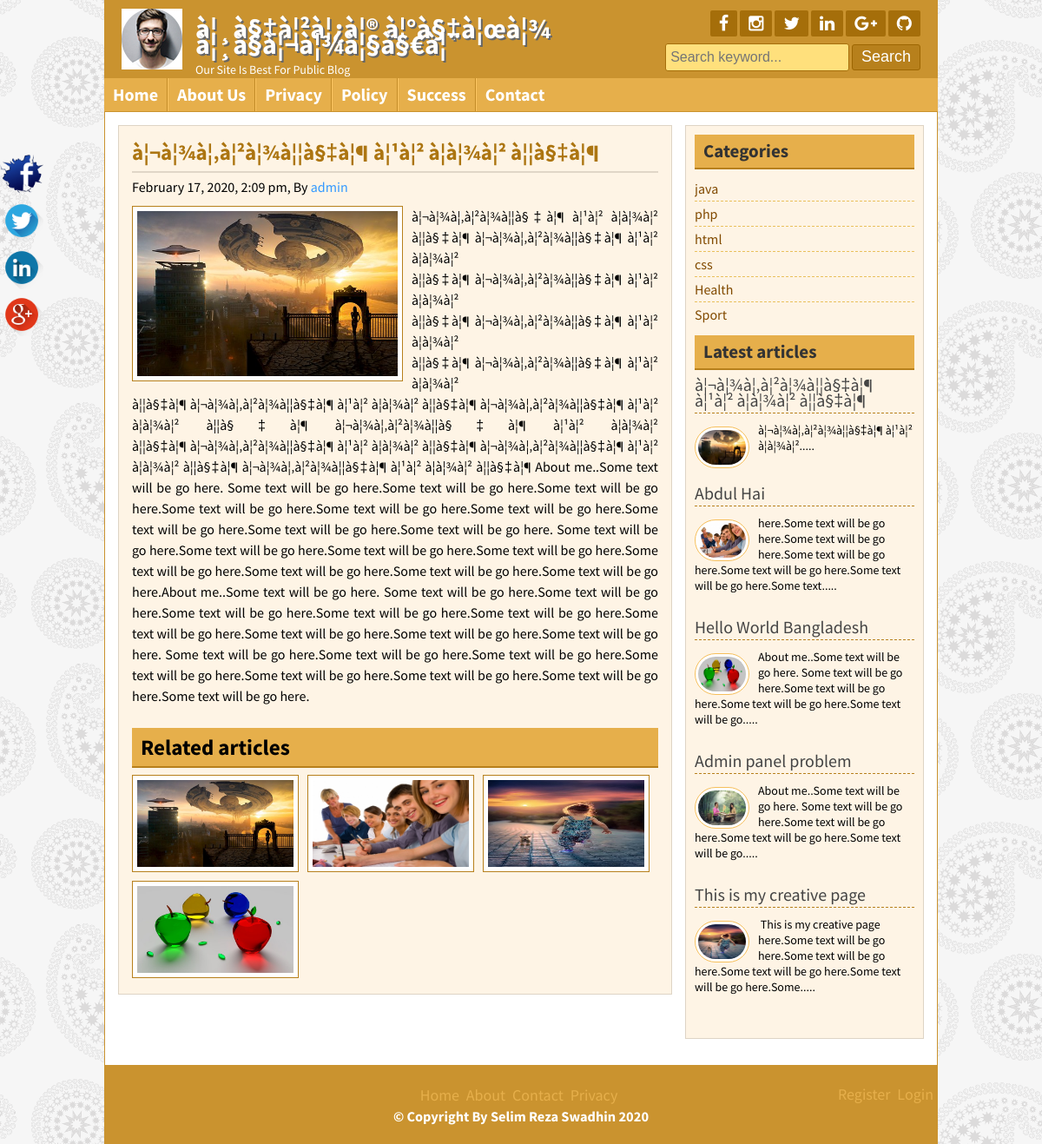
Page /post.php?id=22 on the committed database.
### tables this page shows
CREATE TABLE `tbl_slogan` (
  `id` int(11) NOT NULL,
  `title` varchar(255) NOT NULL,
  `slogan` varchar(255) NOT NULL,
  `logo` varchar(255) NOT NULL
);

CREATE TABLE `tbl_social` (
  `id` int(11) NOT NULL,
  `fb` varchar(255) NOT NULL,
  `ins` varchar(255) NOT NULL,
  `tw` varchar(255) NOT NULL,
  `ln` varchar(255) NOT NULL,
  `gp` varchar(255) NOT NULL,
  `git` varchar(255) NOT NULL
);

CREATE TABLE `tbl_page` (
  `id` int(11) NOT NULL,
  `name` varchar(255) NOT NULL,
  `body` text NOT NULL
);

CREATE TABLE `tbl_post` (
  `id` int(11) NOT NULL,
  `cat` int(11) NOT NULL,
  `title` varchar(255) NOT NULL,
  `body` text NOT NULL,
  `image` varchar(255) NOT NULL,
  `author` varchar(255) NOT NULL,
  `tags` varchar(255) NOT NULL,
  `description` text NOT NULL,
  `date` timestamp NOT NULL DEFAULT current_timestamp(),
  `userid` int(11) NOT NULL
);

CREATE TABLE `tbl_category` (
  `id` int(11) NOT NULL,
  `name` varchar(255) NOT NULL
);

CREATE TABLE `tbl_footer` (
  `id` int(11) NOT NULL,
  `node` varchar(255) NOT NULL
);

### lib/Database.php (called while the page is built, shortened)
<?php
Class Database{
	public $host   = DB_HOST;
	public $user   = DB_USER;
	public $pass   = DB_PASS;
	public $dbname = DB_NAME;
	public $link;
	private function connectDB(){
	$this->link = new mysqli($this->host, $this->user, $this->pass, $this->dbname);
 }
	public function select($query){
		$result = $this->link->query($query) or die($this->link->error.__LINE__);
		if($result->num_rows > 0){
			return $result;
		} else {
			return false;
		}
	}
}

### helpers/Format.php (called while the page is built, shortened)
<?php
class Format{
    public function formatDate($date){
    	return date('F j, Y, g:i a', strtotime($date));
    }
    public function textShorten($text, $limit=400){
        $text = $text. " ";
        $text = substr($text, 0, $limit);
        $text = substr($text, 0, strrpos($text, ' '));
        $text = $text. ".....";
        return $text;
    }
}

### post.php (the view)
<?php include"inc/header.php"; ?>
<?php
    if (!isset($_GET['id']) || $_GET['id'] == NULL){
        header("Location:404.php");
    }else{
        $id = $_GET['id'];
    }
?>
	<div class="contentsection contemplete clear">
		<div class="maincontent clear">
            <div class="about">
            <?php
                $query = "SELECT * FROM tbl_post WHERE id=$id";
                $post  = $db->select($query);
                if($post){
                    while($result = $post->fetch_assoc()){
            ?>
				<h2><?= $result['title']; ?></h2>
                <h4><?= $fm->formatDate($result['date']); ?>, By <a href="#"><?= $result['author']; ?></a></h4>
                <img src="admin/<?= $result['image']; ?>" alt="post image"/>
                <?= $result['body']; ?>
				<div class="relatedpost clear">
					<h2>Related articles</h2>
                    <?php
                        $catid = $result['cat'];
                    $queryrelated = "SELECT * FROM tbl_post WHERE cat= '$catid' ORDER BY id DESC LIMIT 6";
                    $relatedpost  = $db->select($queryrelated);
                        if($relatedpost){
                            while($rresult = $relatedpost->fetch_assoc()){
                    ?>
					<a href="post.php?id=<?= $rresult['id']; ?>">
                        <img src="admin/<?= $rresult['image']; ?>" alt="post image"/>
                    </a>
					<?php }}else{ echo "No Related Post Available";} ?>
				</div>
                <?php } ?>
                <?php } else{header("Location:404.php");} ?>
	</div>
</div>
<?php include"inc/sidebar.php"; ?>
<?php include"inc/footer.php"; ?>

### inc/header.php (shortened to what this page needs)
<?php include"lib/Database.php"; ?>
<?php include"helpers/Format.php"; ?>
<?php
    $db = new Database();
    $fm = new Format();
?>
<!DOCTYPE html>
<html>
<head>
   <?php include 'scripts/css.php'; ?>
</head>
<body>
<div class="headersection templete clear">
    <a href="index.php">
        <div class="logo">
            <?php
                $query = "SELECT * FROM tbl_slogan WHERE id ='1'";
                $blog_title = $db->select($query);
                if ($blog_title) {
                while ($result = $blog_title->fetch_assoc()) {
            ?>
            <img src="admin/<?= $result['logo']; ?>" alt="Logo"/>
            <h2><?= $result['title']; ?></h2>
            <p><?= $result['slogan']; ?></p>
            <?php }} ?>
        </div>
    </a>
    <div class="social clear">
        <div class="icon clear">
            <?php
                $query = "SELECT * FROM tbl_social WHERE id ='1'";
                $social_media = $db->select($query);
                if ($social_media) {
                while ($result = $social_media->fetch_assoc()) {
            ?>
                <a href="<?= $result['fb']; ?>" target="_blank"><i class="fa fa-facebook facebook"></i></a>
                <a href="<?= $result['ins']; ?>" target="_blank"><i class="fa fa-instagram instagram"></i></a>
                <a href="<?= $result['tw']; ?>" target="_blank"><i class="fa fa-twitter twitter"></i></a>
                <a href="<?= $result['ln']; ?>" target="_blank"><i class="fa fa-linkedin linkedin"></i></a>
                <a href="<?= $result['gp']; ?>" target="_blank"><i class="fa fa-google-plus google-plus"></i></a>
                <a href="<?= $result['git']; ?>" target="_blank"><i class="fa fa-github github"></i></a>
           <?php }} ?>
        </div>
        <div class="searchbtn clear">
            <form action="search.php" method="get">
                <input type="text" name="search" placeholder="Search keyword..."/>
                <input type="submit" name="submit" value="Search"/>
            </form>
        </div>
    </div>
</div>
<div class="navsection templete">
    <?php
        $path = $_SERVER['SCRIPT_FILENAME'];
        $current_page = basename($path, '.php');
    ?>
    <ul>
        <li><a
        <?php if ($current_page == 'index') { echo 'id="active"'; }?>
                    href="index.php">Home</a></li>
        <?php
            $query = "SELECT * FROM tbl_page";
            $pages = $db->select($query);
            if ($pages) {
                while ($result = $pages->fetch_assoc()) {
        ?>
                <li><a
                        <?php
                            if (isset($_GET['pageid']) && $_GET['pageid'] == $result['id']) {
                                echo 'id="active"';
                            }
                        ?>
                            href="page.php?pageid=<?= $result['id']; ?>"><?= $result['name']; ?></a></li>
        <?php }} ?>
        <li><a
                <?php if ($current_page == 'contact') { echo 'id="active"'; }?>
                    href="contact.php">Contact</a></li>
    </ul>
</div>

### inc/sidebar.php
<div class="sidebar clear">
    <div class="samesidebar clear">
        <h2>Categories</h2>
        <ul>
            <?php
                $query = "SELECT * FROM tbl_category LIMIT 6";
                $category  = $db->select($query);
                if($category){
                while($result = $category->fetch_assoc()){
            ?>
            <li><a href="posts.php?category=<?= $result['id']; ?>"><?= $result['name']; ?></a></li>
            <?php }}else{ ?>
                <li>No Category Created</li>
            <?php } ?>
        </ul>
    </div>
    <div class="samesidebar clear">
        <h2>Latest articles</h2>
        <?php
            $query = "SELECT * FROM tbl_post ORDER BY id DESC LIMIT 5";
            $post  = $db->select($query);
            if($post){
            while($result = $post->fetch_assoc()){
        ?>
        <div class="popular clear">
            <h3><a href="post.php?id=<?= $result['id']; ?>"><?= $result['title']; ?></a></h3>
            <a href="post.php?id=<?= $result['id']; ?>"><img src="admin/<?= $result['image']; ?>" alt="post image"/></a>
            <?= $fm->textShorten($result['body'], 150); ?>
        </div>
        <?php }} else{"<script>window.location='404.php'</script>";} ?>
    </div>
</div>

### inc/footer.php (shortened to what this page needs)
</div>
<div class="footersection templete clear">
    <div class="footermenu clear">
        <ul>
            <li><a href="#">Home</a></li>
            <li><a href="#">About</a></li>
            <li><a href="#">Contact</a></li>
            <li><a href="#">Privacy</a></li>
        </ul>
        <ul style="float: right;margin-top: -20px;">
            <li><a href="admin/registration.php" title="Click For Registration Me">Register</a></li>
            <li><a href="admin/login.php" title="Click For login Me">Login</a></li>
        </ul>
    </div>
    <?php
    $query = "SELECT * FROM tbl_footer WHERE id ='1'";
    $footernote = $db->select($query);
    if ($footernote) {
    while ($fresult = $footernote->fetch_assoc()) {
    ?>
    <h3 style="color:#fff;">&copy; <?= $fresult['node']; ?> <?= date('Y'); ?></h3>
    <?php }} ?>
</div>
<div class="fixedicon clear">
    <?php
        $query = "SELECT * FROM tbl_social WHERE id ='1'";
        $social_media = $db->select($query);
        if ($social_media) {
        while ($result = $social_media->fetch_assoc()) {
    ?>
    <a href="<?= $result['fb']; ?>" target="_blank"><img src="images/fb.png" alt="Facebook"/></a>
    <a href="<?= $result['tw']; ?>" target="_blank"><img src="images/social/twitter.png" alt="Twitter"/></a>
    <a href="<?= $result['ln']; ?>" target="_blank"><img src="images/social/linkedin.png" alt="LinkedIn"/></a>
    <a href="<?= $result['gp']; ?>" target="_blank"><img src="images/social/google.png" alt="GooglePlus"/></a>
<?php }} ?>
</div>
</body>
</html>

### theme/default.css (style rules this page uses)
.headersection, .footersection { background: #ca932f none repeat scroll 0 0; color: #fff; }
.icon { float: right; }
.icon a { background: #a56e0a none repeat scroll 0 0; }
.searchbtn input[type="text"] { border: 1px solid #A56E0A; background: #FFE07C none repeat scroll 0 0; }
.searchbtn input[type="submit"] { border: 1px solid #9d6602; }
input[type="submit"] { background: #b7801c none repeat scroll 0 0; border: 1px solid #e6af4b; }
.navsection { background: none repeat scroll 0 0 #e6af4b; }
.navsection ul li { border-left: 1px solid #fdc662; border-right: 1px solid #c18a26; }
.samepost h2, .about h2 { color: #ac7511; }
.about img { border: 1px solid #b7801c; }
.maincontent, .sidebar { background: #fef4e5 none repeat scroll 0 0; }
.relatedpost h2 { background: #e6af4b none repeat scroll 0 0; border-bottom: 2px solid #b7801c !important; }
.contentsection { border: 1px solid #ca932f; }
.samesidebar h2 { background: #e6af4b none repeat scroll 0 0; border-bottom: 2px solid #b7801c; color: #333; }
.footermenu ul li a { color: #E6AF4B; }
.popular img { background: #fff none repeat scroll 0 0; border: 1px solid #f6bf5b; }

### inc/footer.php (style rules this page uses)
ul>li>a { text-decoration: none; }

### rows in the picture
tbl_slogan: logo (picture), title "à¦¸à§‡à¦²à¦¿à¦® à¦°à§‡à¦œà¦¾ à¦¸à§à¦¬à¦¾à¦§à§€à¦¨", slogan "Our Site Is Best For Public Blog"
tbl_page: name "About Us"
tbl_page: name "Privacy"
tbl_page: name "Policy"
tbl_page: name "Success"
tbl_post: title "à¦¬à¦¾à¦‚à¦²à¦¾à¦¦à§‡à¦¶ à¦¹à¦² à¦­à¦¾à¦² à¦¦à§‡à¦¶", date "February 17, 2020, 2:09 pm", author "admin", image (picture), body "à¦¬à¦¾à¦‚à¦²à¦¾à¦¦à§‡à¦¶ à¦¹à¦² à¦­à¦¾à¦² à¦¦à§‡à¦¶ à¦¬à¦¾à¦‚à¦²à¦¾à¦¦à§‡à¦¶ à¦¹à¦² à¦­à¦¾à¦² à¦¦à§‡à¦¶ à¦¬à¦¾à¦‚à¦²à¦¾à¦¦à§‡à¦¶ à¦¹à¦² à¦­à¦¾à¦² à¦¦à§‡à¦¶ à¦¬à¦¾à¦‚à¦²à¦¾à¦¦à§‡à¦¶ à¦¹à¦² à¦­à¦¾à¦² à¦¦à§‡à¦¶ à¦¬à¦¾à¦‚à¦²à¦¾à¦¦à§‡à¦¶ à¦¹à¦² à¦­à¦¾à¦² à¦¦à§‡à¦¶ à¦¬à¦¾à¦‚à¦²à¦¾à¦¦à§‡à¦¶ à¦¹à¦² à¦­à¦¾à¦² à¦¦à§‡à¦¶ à¦¬à¦¾à¦‚à¦²à¦¾à¦¦à§‡à¦¶ à¦¹à¦² à¦­à¦¾à¦² à¦¦à§‡à¦¶ à¦¬à¦¾à¦‚à¦²à¦¾à¦¦à§‡à¦¶ à¦¹à¦² à¦­à¦¾à¦² à¦¦à§‡à¦¶ à¦¬à¦¾à¦‚à¦²à¦¾à¦¦à§‡à¦¶ à¦¹à¦² à¦­à¦¾à¦² à¦¦à§‡à¦¶ à¦¬à¦¾à¦‚à¦²à¦¾à¦¦à§‡à¦¶ à¦¹à¦² à¦­à¦¾à¦² à¦¦à§‡à¦¶ à¦¬à¦¾à¦‚à¦²à¦¾à¦¦à§‡à¦¶ à¦¹à¦² à¦­à¦¾à¦² à¦¦à§‡à¦¶ About me..Some text will be go here. Some text will be go here.Some text will be go here.Some text will be go here.Some text…", body "à¦¬à¦¾à¦‚à¦²à¦¾à¦¦à§‡à¦¶ à¦¹à¦² à¦­à¦¾à¦²....."
tbl_post: image (picture), title "Abdul Hai", body "here.Some text will be go here.Some text will be go here.Some text will be go here.Some text will be go here.Some text will be go here.Some text....."
tbl_post: image (picture), title "This is my creative page", body "This is my creative page here.Some text will be go here.Some text will be go here.Some text will be go here.Some text will be go here.Some....."
tbl_post: image (picture)
tbl_category: name "java"
tbl_category: name "php"
tbl_category: name "html"
tbl_category: name "css"
tbl_category: name "Health"
tbl_category: name "Sport"
tbl_post: title "Hello World Bangladesh", image (picture), body "About me..Some text will be go here. Some text will be go here.Some text will be go here.Some text will be go here.Some text will be go....."
tbl_post: title "Admin panel problem", image (picture), body "About me..Some text will be go here. Some text will be go here.Some text will be go here.Some text will be go here.Some text will be go....."
tbl_footer: node "Copyright By Selim Reza Swadhin"
